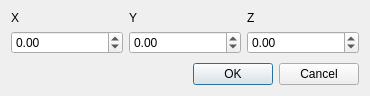
<?xml version="1.0" encoding="UTF-8"?>
<ui version="4.0">
 <class>GoToDialog</class>
 <widget class="QDialog" name="GoToDialog">
  <property name="geometry">
   <rect>
    <x>0</x>
    <y>0</y>
    <width>370</width>
    <height>96</height>
   </rect>
  </property>
  <property name="windowTitle">
   <string>Go To...</string>
  </property>
  <layout class="QVBoxLayout" name="verticalLayout">
   <item>
    <layout class="QGridLayout" name="gridLayout">
     <item row="0" column="0">
      <widget class="QLabel" name="label">
       <property name="text">
        <string>X</string>
       </property>
      </widget>
     </item>
     <item row="0" column="1">
      <widget class="QLabel" name="label_2">
       <property name="text">
        <string>Y</string>
       </property>
      </widget>
     </item>
     <item row="1" column="2">
      <widget class="QDoubleSpinBox" name="zBox">
       <property name="minimum">
        <double>-17066.000000000000000</double>
       </property>
       <property name="maximum">
        <double>17066.000000000000000</double>
       </property>
      </widget>
     </item>
     <item row="1" column="0">
      <widget class="QDoubleSpinBox" name="xBox">
       <property name="minimum">
        <double>-17066.000000000000000</double>
       </property>
       <property name="maximum">
        <double>17066.000000000000000</double>
       </property>
      </widget>
     </item>
     <item row="0" column="2">
      <widget class="QLabel" name="label_3">
       <property name="text">
        <string>Z</string>
       </property>
      </widget>
     </item>
     <item row="1" column="1">
      <widget class="QDoubleSpinBox" name="yBox">
       <property name="minimum">
        <double>-17066.000000000000000</double>
       </property>
       <property name="maximum">
        <double>17066.000000000000000</double>
       </property>
      </widget>
     </item>
    </layout>
   </item>
   <item>
    <spacer name="verticalSpacer">
     <property name="orientation">
      <enum>Qt::Vertical</enum>
     </property>
     <property name="sizeHint" stdset="0">
      <size>
       <width>20</width>
       <height>40</height>
      </size>
     </property>
    </spacer>
   </item>
   <item>
    <layout class="QHBoxLayout" name="horizontalLayout">
     <item>
      <spacer name="horizontalSpacer">
       <property name="orientation">
        <enum>Qt::Horizontal</enum>
       </property>
       <property name="sizeHint" stdset="0">
        <size>
         <width>40</width>
         <height>20</height>
        </size>
       </property>
      </spacer>
     </item>
     <item>
      <widget class="QPushButton" name="btnOk">
       <property name="text">
        <string>OK</string>
       </property>
       <property name="default">
        <bool>true</bool>
       </property>
      </widget>
     </item>
     <item>
      <widget class="QPushButton" name="btnCancel">
       <property name="text">
        <string>Cancel</string>
       </property>
       <property name="autoDefault">
        <bool>false</bool>
       </property>
      </widget>
     </item>
    </layout>
   </item>
  </layout>
 </widget>
 <tabstops>
  <tabstop>xBox</tabstop>
  <tabstop>yBox</tabstop>
  <tabstop>zBox</tabstop>
  <tabstop>btnOk</tabstop>
  <tabstop>btnCancel</tabstop>
 </tabstops>
 <resources/>
 <connections/>
</ui>
